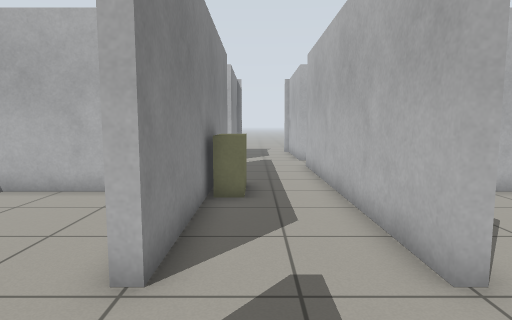
view 1 (above)

20 first-person views from a walk through a world built for the Gazebo simulator. The camera is 0.94 m above the floor, tilts 6° down and sees 75° across. The floor is counted in squares, 0.5 m on a side. Each view is taken from the middle of a square. On the plan, view 1 faces up. The plan holds only what a view shows up to about 17 squares ahead; the rest is blank.

view 2
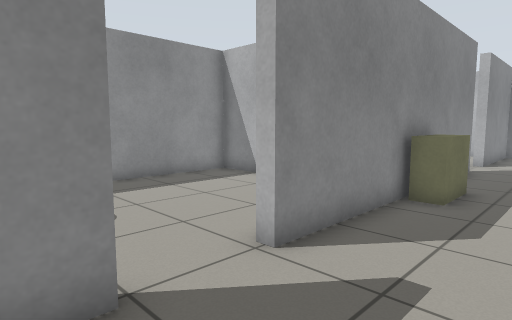

view 3
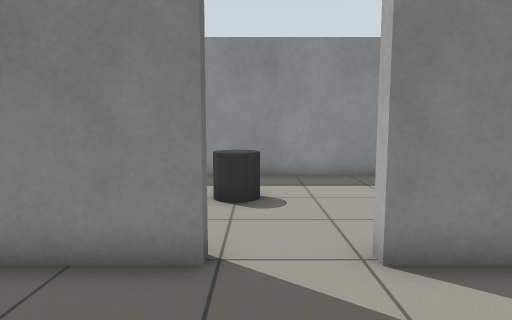

view 4
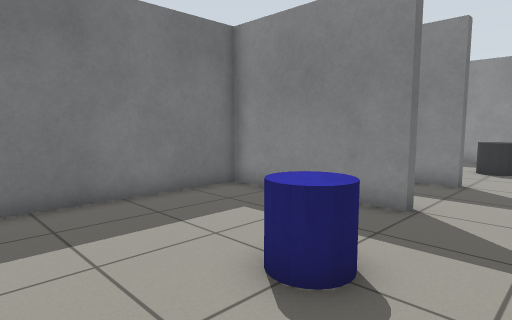

view 5
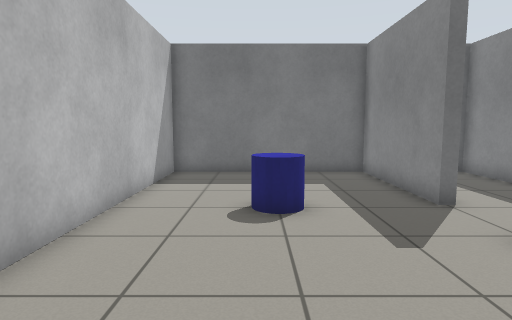

view 6
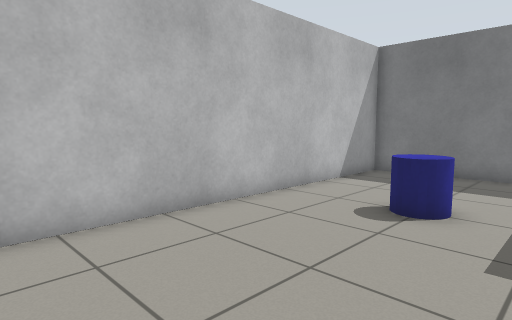

view 7
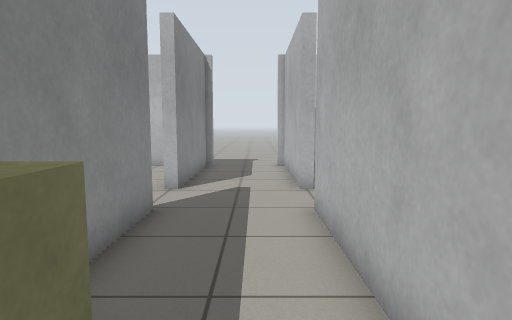

view 8
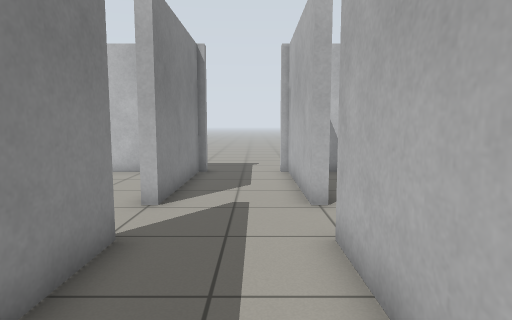

view 9
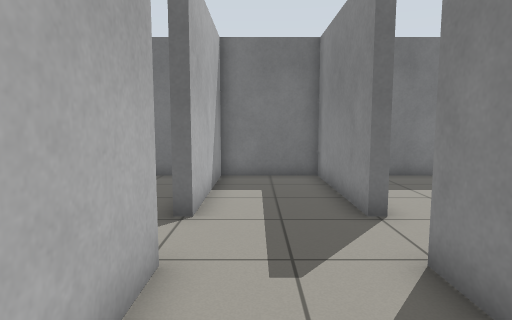

view 10
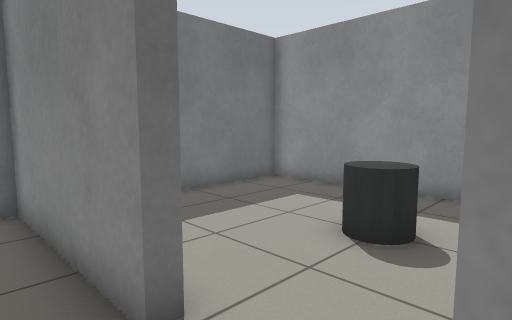

view 11
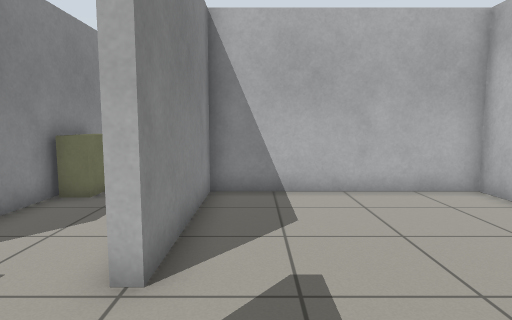

view 12
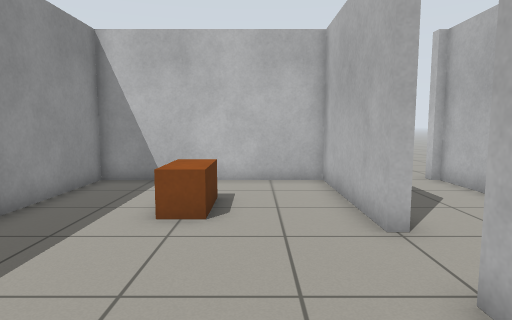

view 13
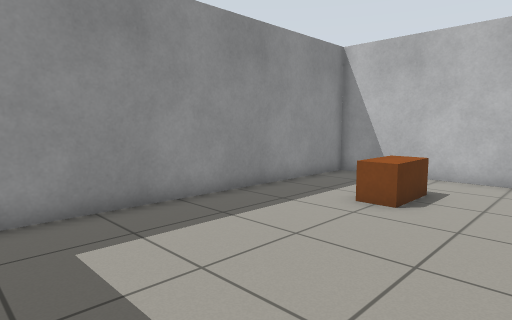

view 14
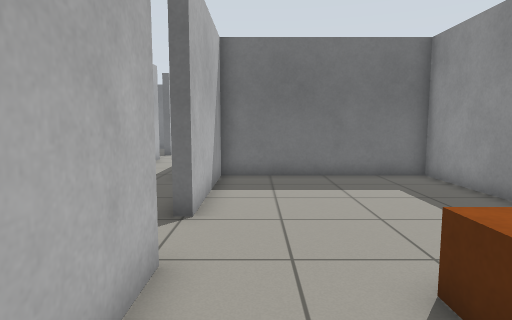

view 15
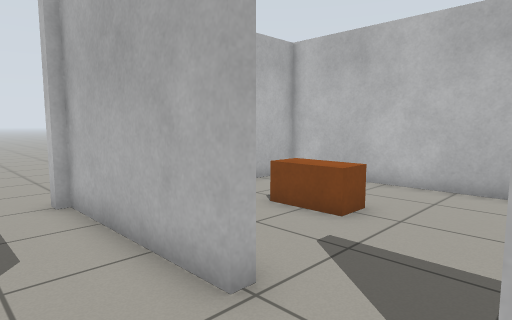

view 16
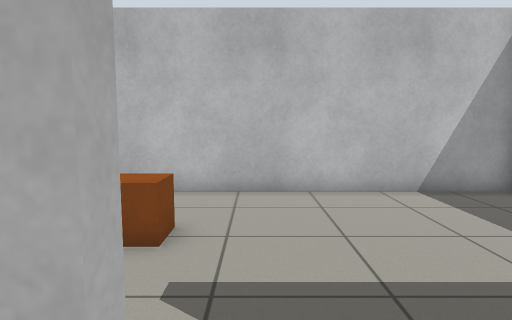

view 17
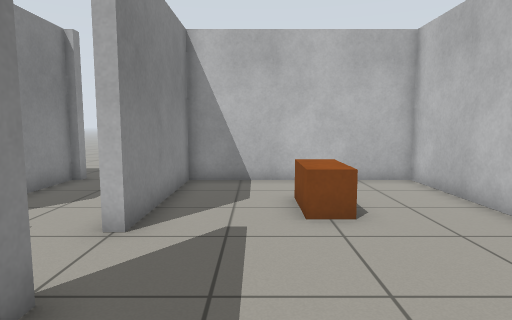

view 18
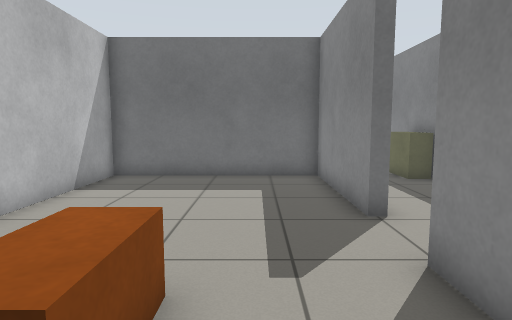

view 19
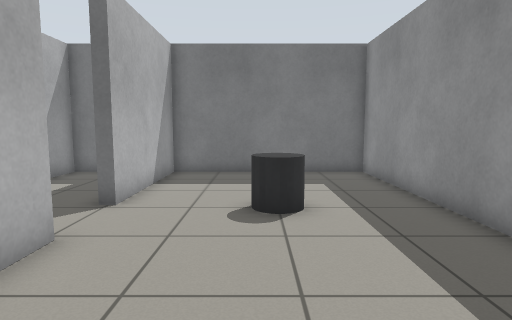

view 20
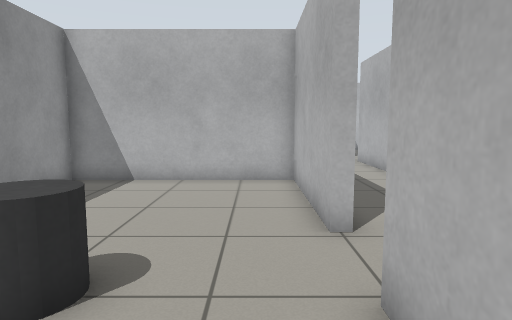

### Floor plan
Points are (right, up) in squares from view 1. A wall is a line through its corners. A room is listed if a view was taken in it or the views show most of it. See-through windows are left out.
Room 1 (views 1, 2, 7, 8, 9, 10, 15, 16)
walls: (-1.3, 8.6) (-1.3, 3.7); (-1.7, 15.3) (-1.3, 15.3) (-1.3, 10.4); (2.7, 17.7) (2.3, 17.7) (2.3, 23.4); (2.7, 3.7) (2.3, 3.7) (2.3, 15.3); (-1.7, 1.3) (-1.3, 1.3) (-1.3, -4.3) (2.3, -4.3) (2.3, 1.3); (-1.3, 23.3) (-1.3, 17.7); (2, 23.2) (2, 23.8); (-1, 23.8) (-1, 23.3)
ways out: opening at (3, 2.5) to room 2; opening at (-1, 16.5) to room 3; opening at (3, 16.5) to room 4; opening at (-1, 2.5) to room 5; opening at (2, 25)
objects: yellow box (-1, 9) to (-1, 10)
Room 2 (views 3, 4, 5, 6, 11)
walls: (2.3, 1.3) (2.7, 1.3) (2.7, -4.3) (10.3, -4.3) (10.3, 9.3) (2.7, 9.3) (2.7, 3.7)
ways out: opening at (3, 2.5) to room 1
objects: blue cylinder (6, 1) to (7, 2)
Room 3 (views 12, 13, 14)
walls: (-1.3, 17.7) (-1.7, 17.7) (-1.7, 23.3) (-9.3, 23.3) (-9.3, 9.7) (-1.7, 9.7) (-1.7, 15.3)
ways out: opening at (-1, 16.5) to room 1
objects: brown box (-6, 19) to (-5, 20)
Room 4 (views 17, 18)
walls: (2.3, 15.3) (2.7, 15.3) (2.7, 9.7) (10.3, 9.7) (10.3, 23.3) (2.7, 23.3) (2.7, 17.7)
ways out: opening at (3, 16.5) to room 1
objects: brown box (6, 19) to (7, 20)
Room 5 (views 19, 20)
walls: (-1.3, 3.7) (-1.7, 3.7) (-1.7, 9.3) (-9.3, 9.3) (-9.3, -4.3) (-1.7, -4.3) (-1.7, 1.3)
ways out: opening at (-1, 2.5) to room 1
objects: bin (-6, 1) to (-5, 2)

Where each view was taken, in squares from view 1:
view 1: 0 up, 0 right, facing up
view 2: 0 up, 2 right, facing up-left
view 3: 2 up, 3 right, facing left
view 4: 4 up, 10 right, facing down-left
view 5: 9 up, 7 right, facing down
view 6: 9 up, 4 right, facing down-right
view 7: 8 up, 1 right, facing up
view 8: 10 up, 1 right, facing up
view 9: 8 up, 1 right, facing down
view 10: 4 up, 0 right, facing down-left
view 11: 0 up, 4 right, facing up
view 12: 12 up, 4 left, facing up
view 13: 11 up, 2 left, facing up-left
view 14: 22 up, 3 left, facing down
view 15: 15 up, 0 right, facing up-right
view 16: 17 up, 1 right, facing right
view 17: 12 up, 5 right, facing up
view 18: 22 up, 5 right, facing down
view 19: 9 up, 5 left, facing down
view 20: 2 down, 3 left, facing up
